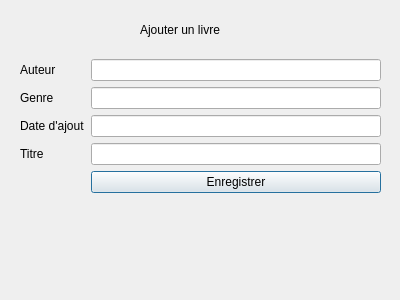
<?xml version="1.0" encoding="UTF-8"?>
<ui version="4.0">
 <class>Formcreatebook</class>
 <widget class="QDialog" name="Formcreatebook">
  <property name="geometry">
   <rect>
    <x>0</x>
    <y>0</y>
    <width>400</width>
    <height>300</height>
   </rect>
  </property>
  <property name="windowTitle">
   <string>Dialog</string>
  </property>
  <widget class="QWidget" name="formLayoutWidget">
   <property name="geometry">
    <rect>
     <x>20</x>
     <y>59</y>
     <width>361</width>
     <height>221</height>
    </rect>
   </property>
   <layout class="QFormLayout" name="formLayout">
    <item row="0" column="0">
     <widget class="QLabel" name="auteurLabel">
      <property name="text">
       <string>Auteur</string>
      </property>
     </widget>
    </item>
    <item row="0" column="1">
     <widget class="QLineEdit" name="auteurLineEdit"/>
    </item>
    <item row="1" column="0">
     <widget class="QLabel" name="genreLabel">
      <property name="text">
       <string>Genre</string>
      </property>
     </widget>
    </item>
    <item row="1" column="1">
     <widget class="QLineEdit" name="genreLineEdit"/>
    </item>
    <item row="2" column="0">
     <widget class="QLabel" name="dateDAjoutLabel">
      <property name="text">
       <string>Date d'ajout</string>
      </property>
     </widget>
    </item>
    <item row="2" column="1">
     <widget class="QLineEdit" name="dateDAjoutLineEdit"/>
    </item>
    <item row="4" column="0">
     <layout class="QFormLayout" name="formLayout_3"/>
    </item>
    <item row="3" column="0">
     <widget class="QLabel" name="titreLabel">
      <property name="text">
       <string>Titre</string>
      </property>
     </widget>
    </item>
    <item row="3" column="1">
     <widget class="QLineEdit" name="titreLineEdit"/>
    </item>
    <item row="4" column="1">
     <widget class="QPushButton" name="pushButton">
      <property name="text">
       <string>Enregistrer</string>
      </property>
     </widget>
    </item>
   </layout>
  </widget>
  <widget class="QLabel" name="label">
   <property name="geometry">
    <rect>
     <x>140</x>
     <y>20</y>
     <width>111</width>
     <height>20</height>
    </rect>
   </property>
   <property name="text">
    <string>Ajouter un livre</string>
   </property>
  </widget>
 </widget>
 <resources/>
 <connections/>
</ui>
